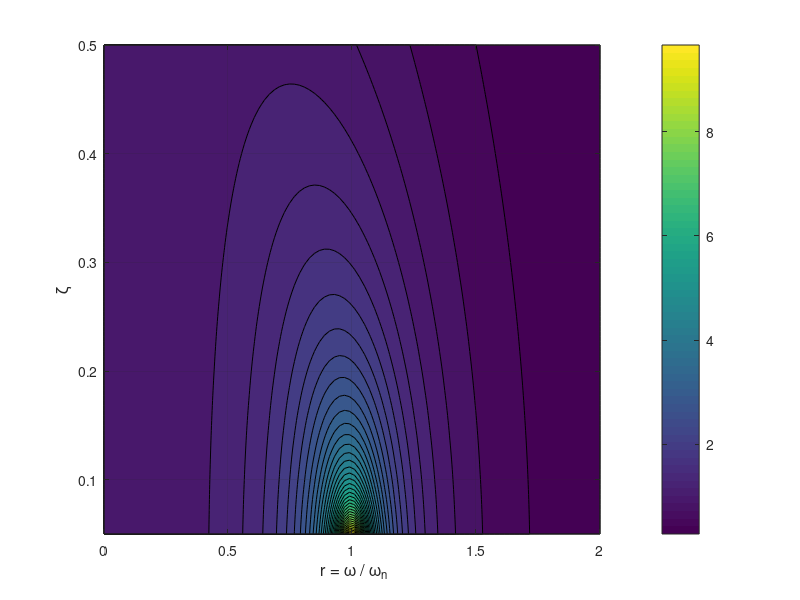
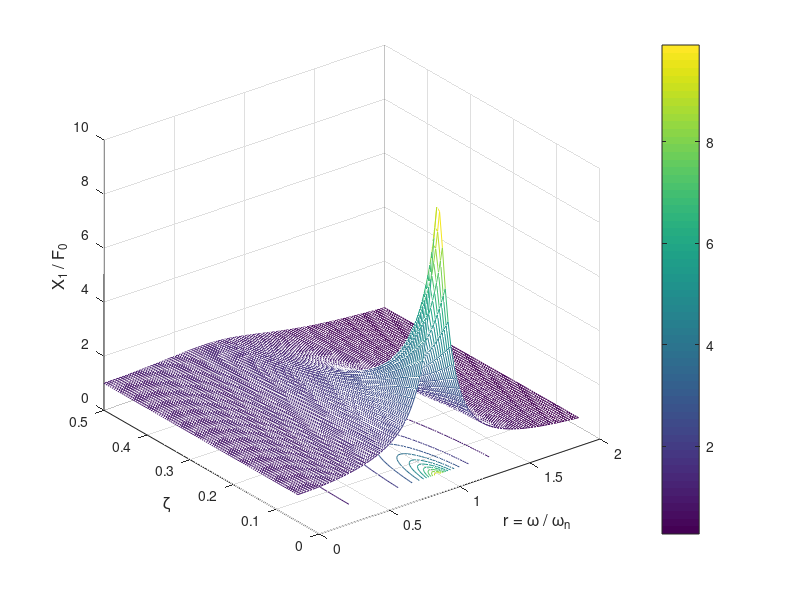
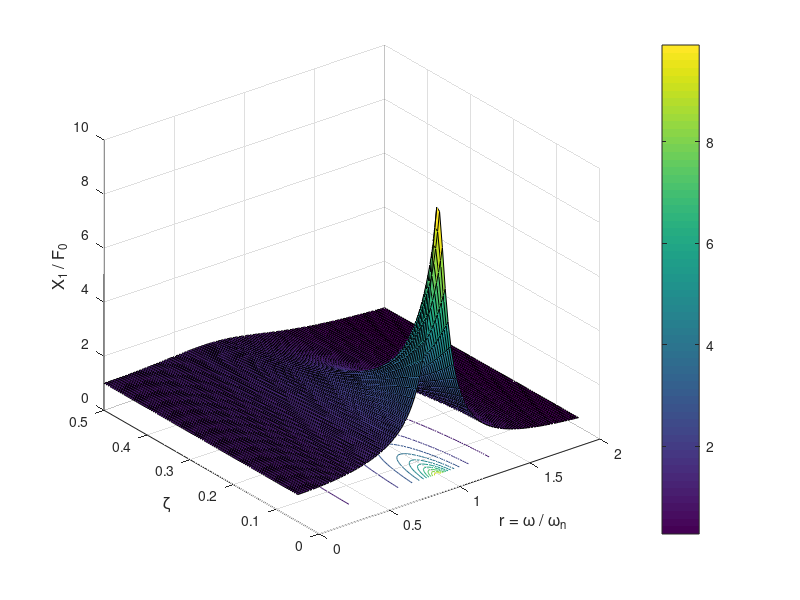

MATLAB code to generate these figures, in order:
%% Steady-State Vibration of a Spring-Mass-Damper System
% This script computes and plots the normalized amplitude ratio (M) 
% as a function of the frequency ratio (r) and damping ratio (zeta).

%% Inputs
r = linspace(0, 2, 100); % Frequency ratio: ω/ω_n
zeta = linspace(0.05, 0.5, 100); % Damping ratio

%% Create Meshgrid
[X, Y] = meshgrid(r, zeta); % X corresponds to frequency ratio, Y to damping ratio

%% Compute Amplitude Ratio (M)
M = 1 ./ sqrt((1 - X.^2).^2 + (2 .* Y .* X).^2);

%% 3D Surface and Contour Plot
figure;
surfc(X, Y, M); % Surface plot with contour projection
colorbar; % Add colorbar
title('', 'FontSize', 12);
xlabel('r = \omega / \omega_n', 'FontSize', 12);
ylabel('\zeta', 'FontSize', 12);
zlabel('X_1 / F_0', 'Interpreter', 'tex', 'FontSize', 12);
grid on;

%% Mesh and Contour Plot
figure;
meshc(X, Y, M); % Mesh plot with contour projection
colorbar; % Add colorbar
title('', 'FontSize', 12);
xlabel(' r = \omega / \omega_n', 'FontSize', 12);
ylabel('\zeta', 'FontSize', 12);
zlabel('X_1 / F_0', 'Interpreter', 'tex', 'FontSize', 12);
grid on;

%% 2D Contour Plot
figure;
contourf(X, Y, M, 40); % Filled contour plot with 40 levels
colorbar; % Add colorbar
title('', 'FontSize', 12);
xlabel(' r = \omega / \omega_n', 'FontSize', 12);
ylabel('\zeta', 'FontSize', 12);
grid on;

%% Discussion
disp([' ' ...
    ' ' ...
    ' ' ...
    '']);

%% =========================================================
% SALVAMENTO AUTOMÁTICO EM JPEG – ALTA QUALIDADE
%% =========================================================

nome_base = mfilename;                 % Nome do arquivo .m
figs = findall(0, 'Type', 'figure');   % Todas as figuras abertas
sufixos = 'abcdefghijklmnopqrstuvwxyz';

for i = 1:length(figs)
    
    fig = figs(i);
    figure(fig); %#ok<LFIG>
    
    % Ajuste de tamanho (boa resolução visual)
    set(fig, 'Units', 'centimeters');
    set(fig, 'Position', [5 5 16 12]);
    
    % Nome com sufixo a, b, c, ...
    nome_fig = sprintf('%s%c.jpeg', nome_base, sufixos(i));
    
    % Salvar em JPEG com alta qualidade
    print(fig, nome_fig, '-djpeg', '-r600');   % 600 dpi
end
